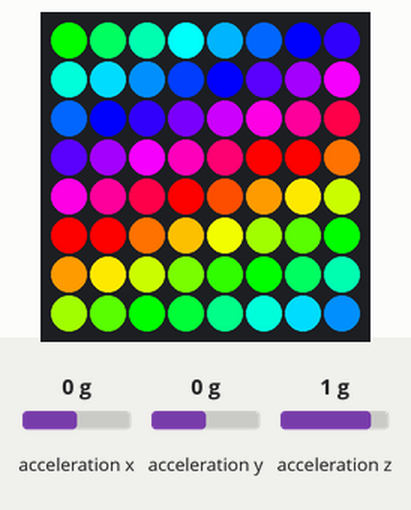
Bench run of a program on a simulated Raspberry Pi (BCM pin numbers) with a Sense HAT. Parts: the Sense HAT's 8×8 RGB LED matrix. Inputs (shaded band) come from the test bench; at power-on: acceleration x 0 g, acceleration y 0 g, acceleration z 1 g. What the program prints to the terminal is not drawn.

Above: at 5.08 s.
5.1 s: acceleration x set to -1.4 g
At 5.2 s:
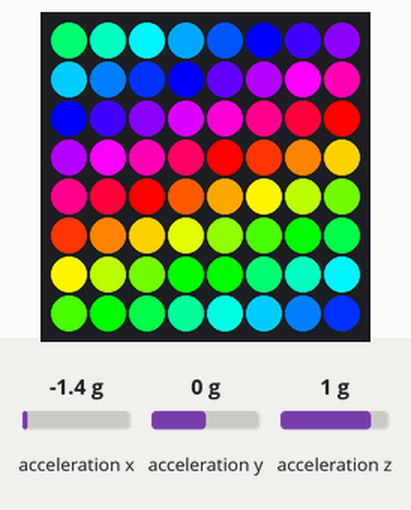
6.9 s: acceleration y set to -1.4 g
At 6.98 s:
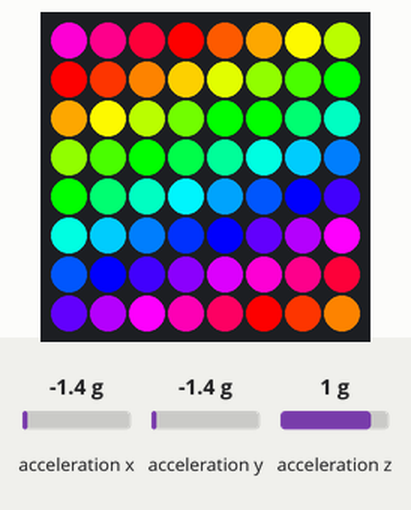
8.4 s: acceleration z set to -1.4 g
At 8.53 s:
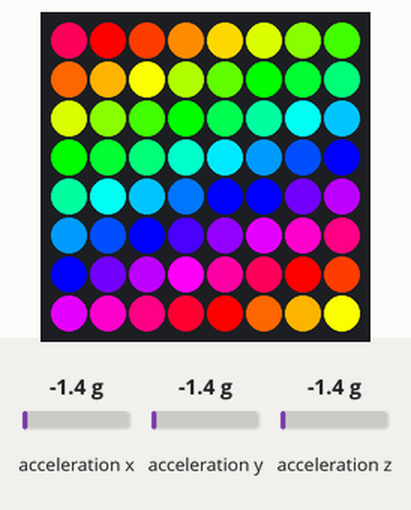

The program:

wave.py
```python
from sense_hat import SenseHat, ACTION_PRESSED, ACTION_HELD, ACTION_RELEASED
import math, time, copy, colorsys

class Wave(object):
    """
    虹色の波をアニメーションで表示する。
    加速度を与えれば与えるほど、早くアニメーションが変化する。
    """
    P_SENSITIVE_POW = 2.0 # Sensibility for accelerometer
    P_FRAME_TIME = 0.1 # フレーム間の時間（秒）
    P_DURATIUON = 3.0 # Seconds of duration in which sensor data are counted for average calculation

    def __init__(self, sense):
        self.sense = sense
        self.sense.stick.direction_any = self.joystick_any
        self.shouldExit = False
        self.accelerometerArray = []
        self.dataCount = Wave.P_DURATIUON / Wave.P_FRAME_TIME

    @classmethod
    def getName(cls):
        return cls.__name__

    @classmethod
    def getMenuItemPixels(cls):
        """
        Returns pixels that consists of 6 x 2 pixels
        """
        pixels = []
        for y in range(2):
            for x in range(6):
                color = colorsys.hsv_to_rgb((x + y * 2.5) / (2 * 6) + 0.5, 1.0, 1.0)
                color = (int(color[0]*255), int(color[1]*255), int(color[2]*255))
                pixels.append(color)
        return pixels

    def joystick_any(self, event):
        #print("in joystick_any in " + self.__class__.__name__)
        if event.action == ACTION_RELEASED:
            self.shouldExit = True

    def getAccelerometerVolumeRecentMax(self):
        """
        最新の何回か分の中での、最大の加速度の大きさを返す。
        最新の加速度を測定し、 self.accelerometerArray の最後に追加する。
        過去何秒分(P_DURATION秒)に相当する数を保つように self.accelerometerArray を最新のものにする。
        """
        a_raw = self.sense.accel_raw
        x = a_raw["x"]
        y = a_raw["y"]
        z = a_raw["z"]
        a = math.sqrt(x * x + y * y + z * z)
        self.accelerometerArray.append(a)
        if len(self.accelerometerArray) > self.dataCount:
            del(self.accelerometerArray[0])
        a_max = max(self.accelerometerArray)
        # print("a:{:+.2f}, a_max:{:+.2f}".format(a, a_max))
        return a_max

    def run(self):
        print(self.__class__.__name__ + " is running")
        count = 0.0
        lastFrameTime = time.monotonic()
        while not self.shouldExit:
            for y in range(8):
                for x in range(8):
                    color = colorsys.hsv_to_rgb(count + (x + y * 2.5) * 0.05, 1.0, 1.0)
                    color = (int(color[0]*255), int(color[1]*255), int(color[2]*255))
                    self.sense.set_pixel(x, y, color)
            a_max = self.getAccelerometerVolumeRecentMax()
            count += 0.015 * math.pow(a_max, Wave.P_SENSITIVE_POW)
            now = time.monotonic()
            duration = now - lastFrameTime
            lastFrameTime = now
            if Wave.P_FRAME_TIME - duration >0:
                time.sleep(Wave.P_FRAME_TIME - duration)
            else:
                print("フレーム落ち P_FRAME_TIME = {:.2f}".format(Wave.P_FRAME_TIME))
        print(self.__class__.__name__ + " is exiting")

if __name__ == '__main__':
    sense = SenseHat()
    wave = Wave(sense)
    wave.run()
```
